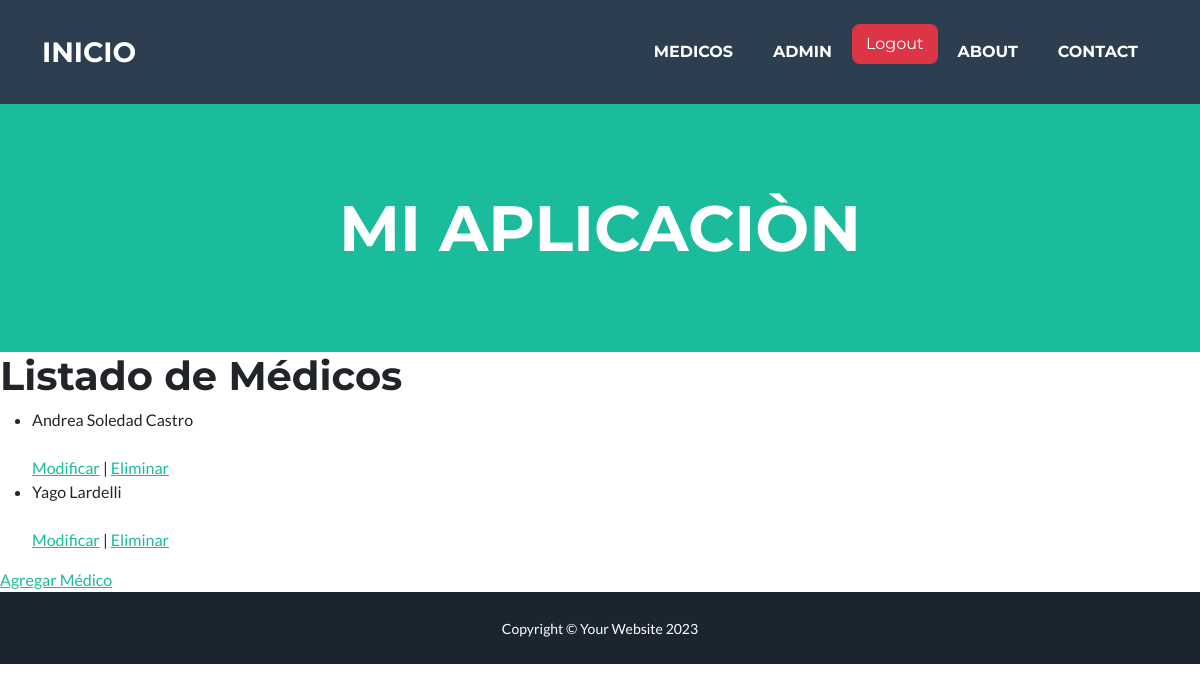
The page /medicos/ (signed in) on the database its author committed.
### clinica/models.py (models this page shows, shortened)
class Medico(models.Model):
    nombre = models.CharField(max_length=20)
    apellido = models.CharField(max_length=20)
    imagen = models.ImageField(upload_to='medicos/', blank=True, null=True)

### clinica/views.py (the view)
# urls.py: path('medicos/', listado_de_medicos, name='listado_de_medicos'),
def listado_de_medicos(request):
    medicos = Medico.objects.all()
    return render (request, 'clinica/listado_de_medicos.html', {'medicos': medicos})

### clinica/templates/clinica/listado_de_medicos.html (shortened to what this page needs)
{% extends "base.html" %}
{% block contenido %}
<h1>Listado de Médicos</h1>
<ul>
    {% for medico in medicos %}
    <li>
        {{ medico.nombre }} {{ medico.apellido }} <br>
        <br>
        <a href="{% url 'modificar_medico' medico.id %}">Modificar</a> |
        <a href="{% url 'eliminar_medico' medico.id %}">Eliminar</a>
    </li>
{% endfor %}
</ul>
<a href="{% url 'crear_medico' %}">Agregar Médico</a>
{% endblock contenido %}

### templates/base.html (shortened to what this page needs)
<!DOCTYPE html>
<html lang="en">
    {% load static %}
    <head>
        <link href= {% static "css/styles.css" %} rel="stylesheet" />
    </head>
    <body id="page-top">
            <nav class="navbar navbar-expand-lg bg-secondary text-uppercase fixed-top" id="mainNav">
                <div class="container">
                    <a class="navbar-brand" href="{% url 'inicio' %}">Inicio</a>
                    <div class="collapse navbar-collapse" id="navbarResponsive">
                        <ul class="navbar-nav ms-auto">
                            <li class="nav-item mx-0 mx-lg-1"><a class="nav-link py-3 px-0 px-lg-3 rounded" href="{% url 'listado_de_medicos' %}">Medicos</a></li>
                            {% if request.user.is_authenticated %}
                            <li class="nav-item mx-0 mx-lg-1">
                                <a class="nav-link py-3 px-0 px-lg-3 rounded" href="{% url 'editar_perfil' %}">
                                    {{ request.user.username }}
                                </a>
                            </li>
                            <form action="{% url 'logout' %}" method="post">
                                <input class="btn btn-danger" type="submit" value="Logout">
                            </form>
                            {% else %}
                            <li class="nav-item mx-0 mx-lg-1"><a class="btn btn-primary py-3 px-0 px-lg-3 rounded" href="{% url 'login' %}">Login</a></li>
                            <li class="nav-item mx-0 mx-lg-1"><a class="btn btn-info py-3 px-0 px-lg-3 rounded" href="{% url 'registro' %}">Registrarse</a></li>
                            {% endif %}
                            <li class="nav-item mx-0 mx-lg-1"><a class="nav-link py-3 px-0 px-lg-3 rounded" href="#about">About</a></li>
                            <li class="nav-item mx-0 mx-lg-1"><a class="nav-link py-3 px-0 px-lg-3 rounded" href="#contact">Contact</a></li>
                        </ul>
                    </div>
                </div>
            </nav>
        <header class="masthead bg-primary text-white text-center">
            <div class="container d-flex align-items-center flex-column">
                <h1 class="masthead-heading text-uppercase mb-0">Mi Aplicaciòn</h1>
            </div>
        </header>
        {% block contenido %}{% endblock contenido %}
        <div class="copyright py-4 text-center text-white">
            <div class="container"><small>Copyright &copy; Your Website 2023</small></div>
        </div>
    </body>
</html>

### rows shown on the page
Medico: nombre "Andrea Soledad", apellido "Castro"
Medico: nombre "Yago", apellido "Lardelli"

### other values the page prints
{{ request.user.username }} "ADMIN"
